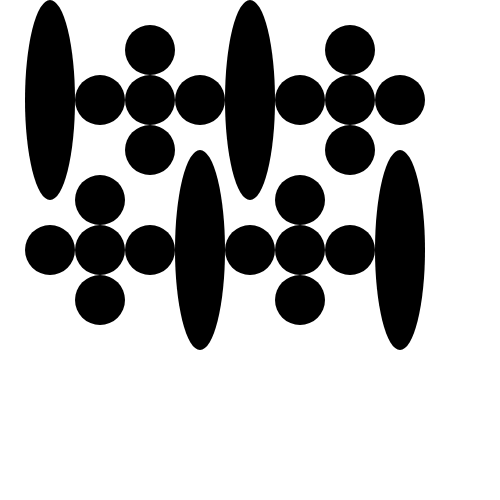
Frame 1 (no input)
Frame 60 (no input): identical to frame 1, image omitted
Frame 120 (the mouse pressed at the canvas centre since frame 60): identical to frame 1, image omitted

The p5.js sketch that drew this single still picture (run headless with seeded random() and noise() and a simulated clock; from frame 60 on, the mouse is pressed at the canvas centre):

// p5.js sketch
// ── sketch.js
function setup(){
    createCanvas(500,500);
    background(255,255,255);
    fill(0,0,0);

    //Long
    noStroke();
    ellipse(50,100,50,200)
    //1
    noStroke(),
    ellipse (150,50,50,50)
    //2
    noStroke(),
    ellipse(150,100,50,50)
    //3
    noStroke(),
    ellipse(150,150,50,50)
    //L
    noStroke(),
    ellipse(100,100,50,50)
    //R
    noStroke(),
    ellipse(200,100,50,50)

    //Long
    noStroke();
    ellipse(250,100,50,200)
    //1
    noStroke(),
    ellipse (350,50,50,50)
    //2
    noStroke(),
    ellipse(350,100,50,50)
    //3
    noStroke(),
    ellipse(350,150,50,50)
    //L
    noStroke(),
    ellipse(300,100,50,50)
    //R
    noStroke(),
    ellipse(400,100,50,50)

    noStroke(),
    ellipse(50,250,50,50)

    noStroke(),
    ellipse(100,250,50,50)

    noStroke(),
    ellipse(150,250,50,50)

    noStroke(),
    ellipse(100,200,50,50)

    noStroke(),
    ellipse(100,300,50,50)

    //Long
    noStroke(),
    ellipse(200,250,50,200)


    noStroke(),
    ellipse(250,250,50,50)

    noStroke(),
    ellipse(300,250,50,50)

    noStroke(),
    ellipse(350,250,50,50)

    noStroke(),
    ellipse(300,200,50,50)

    noStroke(),
    ellipse(300,300,50,50)

    //Long
    noStroke(),
    ellipse(400,250,50,200)

    

}

function draw() {


}
